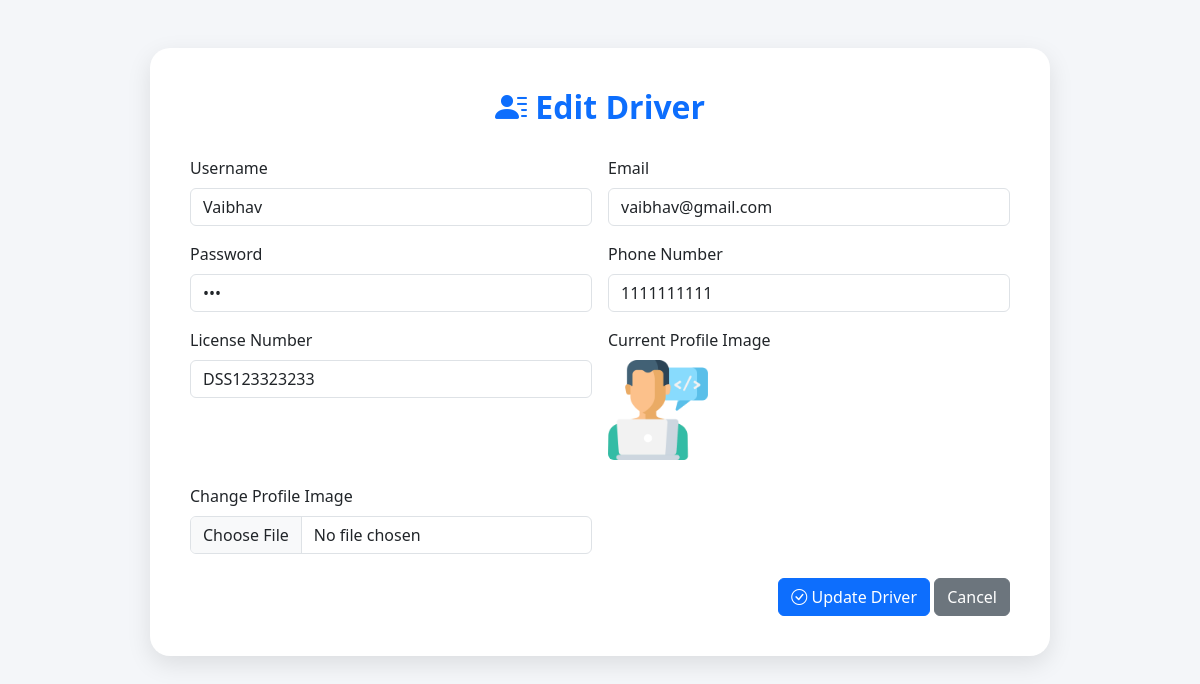
Screenshot of /Admin/edit-driver.php?id=2 with the database file from the repository.
### tables this page shows
CREATE TABLE `driver` (
  `d_id` int(11) NOT NULL,
  `d_name` varchar(100) NOT NULL,
  `d_email` varchar(100) NOT NULL,
  `d_username` varchar(100) NOT NULL,
  `d_password` varchar(100) NOT NULL,
  `d_phone` varchar(100) NOT NULL,
  `d_license` varchar(255) NOT NULL,
  `d_profile_image` varchar(255) NOT NULL,
  `d_status` tinyint(100) NOT NULL
);

### Admin/edit-driver.php (the view, shortened to what this page needs)
  <?php
  $conn = new mysqli("localhost", "root", "", "speedoo");
  $d_id = isset($_GET['id']) ? (int)$_GET['id'] : 0;
  $sql = "SELECT * FROM driver WHERE d_id = $d_id";
  $result = $conn->query($sql);
  $driver = $result->fetch_assoc();
?>
<!DOCTYPE html>
<html lang="en">
<head>
  <link href="https://cdn.jsdelivr.net/npm/bootstrap@5.3.3/dist/css/bootstrap.min.css" rel="stylesheet">
  <link href="https://cdn.jsdelivr.net/npm/bootstrap-icons@1.10.3/font/bootstrap-icons.css" rel="stylesheet">
</head>
<body>
<div class="container mt-5">
  <div class="form-container">
    <h2><i class="bi bi-person-lines-fill"></i> Edit Driver</h2>
    <form action="edit-driver-code.php" method="POST" enctype="multipart/form-data">
      <div class="row g-3">
         <div class="col-md-6">
          <label class="form-label">Username</label>
          <input type="text" class="form-control" name="d_username" value="<?= $driver['d_username'] ?>" required>
        </div>
        <div class="col-md-6">
          <label class="form-label">Email</label>
          <input type="email" class="form-control" name="d_email" value="<?= $driver['d_email'] ?>">
        </div>
        <div class="col-md-6">
          <label class="form-label">Password</label>
          <input type="password" class="form-control" name="d_password" value="<?= $driver['d_password'] ?>" required>
        </div>
        <div class="col-md-6">
          <label class="form-label">Phone Number</label>
          <input type="tel" class="form-control" name="d_phone" value="<?= $driver['d_phone'] ?>" required>
        </div>
        <div class="col-md-6">
          <label class="form-label">License Number</label>
          <input type="text" class="form-control" name="d_license" value="<?= $driver['d_license'] ?>" required>
        </div>
        <div class="col-md-6">
          <label class="form-label">Current Profile Image</label><br>
          <img src="<?= $driver['d_profile_image'] ?>" alt="Profile Image" class="img-fluid rounded mb-2" style="max-width: 100px;">
        </div>
        <div class="col-md-6">
          <label class="form-label">Change Profile Image</label>
          <input type="file" class="form-control" name="d_profile_image">
        </div>
        <div class="col-12 mt-4 text-end">
          <button type="submit" class="btn btn-primary"><i class="bi bi-check-circle"></i> Update Driver</button>
          <a href="drivers.php" class="btn btn-secondary">Cancel</a>
        </div>
      </div>
    </form>
  </div>
</div>
</body>
</html>

### Admin/edit-driver.php (style rules this page uses)
body { background-color: #f4f6f9; font-family: 'Segoe UI', sans-serif; }
.form-container { max-width: 900px; margin: auto; background: white; padding: 40px; border-radius: 20px; box-shadow: 0 8px 25px rgba(0, 0, 0, 0.1); }
.form-label { font-weight: 500; }
h2 { text-align: center; margin-bottom: 30px; color: #0d6efd; font-weight: bold; }

### rows the page displays
driver: d_username "Vaibhav", d_email "vaibhav@gmail.com", d_phone "1111111111", d_license "DSS123323233", d_profile_image (picture)
